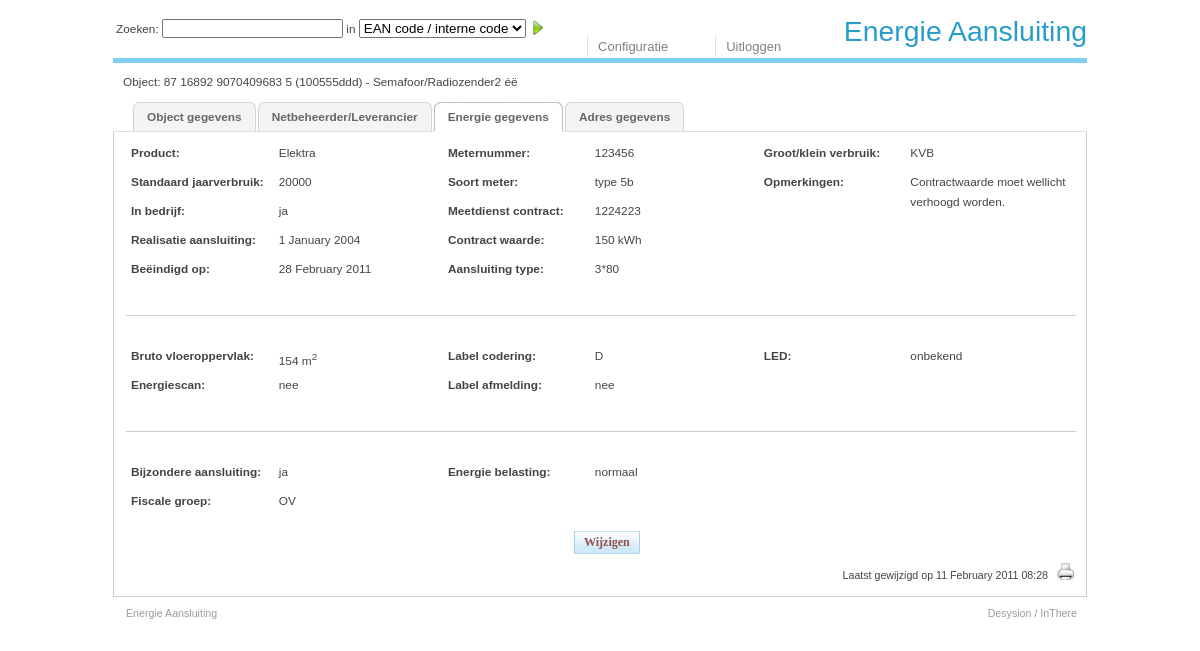
/energie.php?id=1 (signed in), run on the app's committed database.
### tables this page shows
CREATE TABLE `objecten_energie` (
  `ObjectID` int(11) NOT NULL,
  `ProductID` int(11) NOT NULL,
  `StandaardJaarVerbruik` int(11) NOT NULL,
  `MeterNummer` int(11) NOT NULL,
  `MeterSoort` char(30) NOT NULL,
  `MeetdienstContractNummer` char(30) NOT NULL,
  `GrootKleinVerbruik` enum('KVB','GVB') NOT NULL,
  `AansluitingType` char(8) NOT NULL COMMENT 'elaktra: 1*35, 3*35,3*50,3*63,3*80, water/gas: 4, 6, 10, 16, 25, 40',
  `ContractWaarde` int(11) NOT NULL COMMENT 'kWh of m3',
  `InBedrijf` enum('ja','nee','onbekend') NOT NULL,
  `RealisatieDatumStart` date default NULL,
  `RealisatieDatumEinde` date default NULL,
  `BrutoVloerOppervlak` int(11) NOT NULL,
  `EnergieScan` enum('ja','nee','onbekend') NOT NULL,
  `EnergieLabel` enum('A','B','C','D','E','F','G','onbekend') NOT NULL,
  `EnergieLabelAfmelding` enum('ja','nee','onbekend') NOT NULL,
  `LED` enum('ja','nee','onbekend') NOT NULL,
  `BijzondereAansluiting` enum('ja','nee','onbekend') NOT NULL,
  `FiscaalGroepID` int(11) NOT NULL,
  `EnergieBelasting` enum('groep','normaal','onbekend') NOT NULL,
  `EnergieOpmerkingen` text NOT NULL,
  `GewijzigdDoor` int(11) NOT NULL COMMENT 'A userid',
  `GewijzigdOp` timestamp NOT NULL default CURRENT_TIMESTAMP,
  PRIMARY KEY  (`ObjectID`)
);

CREATE TABLE `producten` (
  `ProductID` int(11) NOT NULL auto_increment,
  `ProductNaam` char(30) NOT NULL,
  `ProductEenheid` char(10) NOT NULL,
  PRIMARY KEY  (`ProductID`)
);

CREATE TABLE `fiscale_groepen` (
  `FiscaalGroepID` int(11) NOT NULL auto_increment,
  `FiscaalGroupType` tinytext NOT NULL,
  `GewijzigdDoor` int(11) NOT NULL COMMENT 'A userid',
  `GewijzigdOp` timestamp NOT NULL default CURRENT_TIMESTAMP,
  PRIMARY KEY  (`FiscaalGroepID`)
);

### lib/config.inc.php (called while the page is built, shortened)
<?php
$cfg['enable_reg'] = true;
$cfg['disable_login'] = false;
$cfg['public_login'] = false;
$cfg['enable_debug'] = true;
$cfg['title'] = 'Energie Aansluiting';
$cfg['config_page'] = 'configuratie.php';
$cfg['logout_page'] = 'logout.php';
$cfg['index_page'] = 'index.php';
$cfg['login_page'] = 'login.php';
$cfg['about_page'] = 'about.php';
$cfg['register_page'] = 'register.php';
$cfg['object_page'] = 'object.php';
$cfg['netbeheer_page'] = 'netbeheer.php';
$cfg['energie_page'] = 'energie.php';
$cfg['adres_page'] = 'adres.php';
$cfg['format']['strf_time_updated'] = "%e %B %G %H:%M";
$cfg['format']['strf_time_default'] = "%e %B %G %H:%M";
$cfg['format']['strf_time_list'] = "%d %b %G %H:%M";
$cfg['format']['strf_time_date_full'] = "%e %B %G";
$cfg['form']['text_input']['max_length'] = 50;
$cfg['form']['text_input']['size'] = 25;
$cfg['form']['text_area']['cols'] = 22;
$cfg['form']['text_area']['rows'] = 2;
$cfg['values']['eigenaar']['eigen'] = 'eigen';
$cfg['values']['eigenaar']['derde'] = 'derde';
$cfg['values']['eigenaar']['huur'] = 'huur';
$cfg['values']['eigenaar']['onbekend'] = 'onbekend';
$cfg['values']['stroomtype']['groen'] = 'groen';
$cfg['values']['stroomtype']['grijs'] = 'grijs';
$cfg['values']['stroomtype']['onbekend'] = 'onbekend';
$cfg['values']['grootkleinverbruik']['KVB'] = 'KVB';
$cfg['values']['grootkleinverbruik']['GVB'] = 'GVB';
$cfg['values']['inbedrijf']['ja'] = 'ja';
$cfg['values']['inbedrijf']['nee'] = 'nee';
$cfg['values']['inbedrijf']['onbekend'] = 'onbekend';
$cfg['values']['energiescan']['ja'] = 'ja';
$cfg['values']['energiescan']['nee'] = 'nee';
$cfg['values']['energiescan']['onbekend'] = 'onbekend';
$cfg['values']['energielabel']['A'] = 'A';
$cfg['values']['energielabel']['B'] = 'B';
$cfg['values']['energielabel']['C'] = 'C';
$cfg['values']['energielabel']['D'] = 'D';
$cfg['values']['energielabel']['E'] = 'E';
$cfg['values']['energielabel']['F'] = 'F';
$cfg['values']['energielabel']['G'] = 'G';
$cfg['values']['energielabel']['onbekend'] = 'onbekend';
$cfg['values']['LED']['ja'] = 'ja';
$cfg['values']['LED']['nee'] = 'nee';
$cfg['values']['LED']['onbekend'] = 'onbekend';
$cfg['values']['energielabelafmelding']['ja'] = 'ja';
$cfg['values']['energielabelafmelding']['nee'] = 'nee';
$cfg['values']['energielabelafmelding']['onbekend'] = 'onbekend';
$cfg['values']['bijzondereaansluiting']['ja'] = 'ja';
$cfg['values']['bijzondereaansluiting']['nee'] = 'nee';
$cfg['values']['bijzondereaansluiting']['onbekend'] = 'onbekend';
$cfg['values']['energiebelasting']['groep'] = 'groep';
$cfg['values']['energiebelasting']['normaal'] = 'normaal';
$cfg['values']['energiebelasting']['onbekend'] = 'onbekend';
$cfg['values']['factuurmoment']['maandelijks'] = 'maandelijks';
$cfg['values']['factuurmoment']['januari'] = 'januari';
?>

### lib/functions.inc.php (called while the page is built, shortened)
<?php
function get_search_fields() {
	if (isset($_GET['s']))  $_search['str'] = $_GET['s'];
	elseif (isset($_POST['s']))  $_search['str'] = $_POST['s'];
	else $_search['str'] = false;
	if (isset($_GET['o'])) $_search['opt'] = $_GET['o'];
	elseif (isset($_POST['o'])) $_search['opt'] = $_POST['o'];
  else $_search['opt']  = false;
  return $_search;
}
?>

### energie.php (the view, shortened to what this page needs)
<?php
if (isset($_GET['id'])) $_objectid = $_GET['id'];
else fatal_error("Er is geen object gespecificeerd.");
$_search = get_search_fields();
$dao_obj = new ObjectenEnergieDAO();
$vo = $dao_obj->findByPK($_objectid);
$_updatetime = $vo->GewijzigdOp;
$_n = 8;
$table =  n($_n+0) . "<table id=\"table_main\">\n";
$table .= n($_n+2) . "<tr>\n";
$table .= n($_n+4) . "<td class=\"td_main_title_wide\">Product:</td>\n";
$table .= n($_n+4) . "<td class=\"td_main_wide\">". $vo->ProductNaam . "</td>\n";
$table .= n($_n+4) . "<td class=\"td_spacer\"></td>\n";
$table .= n($_n+4) . "<td class=\"td_main_title_wide\">Meternummer:</td>\n";
$table .= n($_n+4) . "<td class=\"td_main_wide\">". $vo->MeterNummer . "</td>\n";
$table .= n($_n+4) . "<td class=\"td_main_spacer\"></td>\n";
$table .= n($_n+4) . "<td class=\"td_main_title_wide\">Groot/klein verbruik:</td>\n";
$table .= n($_n+4) . "<td class=\"td_main_wide\">". $vo->GrootKleinVerbruik . "</td>\n";
$table .= n($_n+2) . "</tr>\n";
$table .= n($_n+2) . "<tr>\n";
$table .= n($_n+4) . "<td class=\"td_main_title_wide\">Standaard jaarverbruik:</td>\n";
$table .= n($_n+4) . "<td class=\"td_main_wide\">". $vo->StandaardJaarVerbruik . "</td>\n";
$table .= n($_n+4) . "<td class=\"td_main_spacer\"></td>\n";
$table .= n($_n+4) . "<td class=\"td_main_title_wide\">Soort meter:</td>\n";
$table .= n($_n+4) . "<td class=\"td_main_wide\">". $vo->MeterSoort . "</td>\n";
$table .= n($_n+4) . "<td class=\"td_spacer\"></td>\n";
$table .= n($_n+4) . "<td class=\"td_main_title_wide\" rowspan=\"4\">Opmerkingen:</td>\n";
$table .= n($_n+4) . "<td class=\"td_main_wide\" rowspan=\"4\">" . $vo->EnergieOpmerkingen . "</td>\n";
$table .= n($_n+2) . "</tr>\n";
$table .= n($_n+2) . "<tr>\n";
$table .= n($_n+4) . "<td class=\"td_main_title_wide\">In bedrijf:</td>\n";
$table .= n($_n+4) . "<td class=\"td_main_wide\">". $vo->InBedrijf . "</td>\n";
$table .= n($_n+4) . "<td class=\"td_spacer\"></td>\n";
$table .= n($_n+4) . "<td class=\"td_main_title_wide\">Meetdienst contract:</td>\n";
$table .= n($_n+4) . "<td class=\"td_main_wide\">". $vo->MeetdienstContractNummer . "</td>\n";
$table .= n($_n+4) . "<td class=\"td_main_spacer\"></td>\n";
$table .= n($_n+2) . "</tr>\n";
$table .= n($_n+2) . "<tr>\n";
$table .= n($_n+4) . "<td class=\"td_main_title_wide\">Realisatie aansluiting:</td>\n";
$table .= n($_n+4) . "<td class=\"td_main_wide\">". format_mysql_timestamp($vo->RealisatieDatumStart, $cfg['format']['strf_time_date_full']) . "</td>\n";
$table .= n($_n+4) . "<td class=\"td_spacer\"></td>\n";
$table .= n($_n+4) . "<td class=\"td_main_title_wide\">Contract waarde:</td>\n";
$table .= n($_n+4) . "<td class=\"td_main_wide\">". $vo->ContractWaarde . " " . $vo->ProductEenheid . "</td>\n";
$table .= n($_n+4) . "<td class=\"td_main_spacer\"></td>\n";
$table .= n($_n+2) . "</tr>\n";
$table .= n($_n+2) . "<tr>\n";
$table .= n($_n+4) . "<td class=\"td_main_title_wide\">Be&euml;indigd op:</td>\n";
$table .= n($_n+4) . "<td class=\"td_main_wide\">". format_mysql_timestamp($vo->RealisatieDatumEinde, $cfg['format']['strf_time_date_full']) . "</td>\n";
$table .= n($_n+4) . "<td class=\"td_spacer\"></td>\n";
$table .= n($_n+4) . "<td class=\"td_main_title_wide\">Aansluiting type:</td>\n";
$table .= n($_n+4) . "<td class=\"td_main_wide\">". $vo->AansluitingType . "</td>\n";
$table .= n($_n+4) . "<td class=\"td_main_spacer\"></td>\n";
$table .= n($_n+2) . "</tr>\n";
$table .= n($_n+2) . "<tr class=\"tr_small_empty_line \">\n";
$table .= n($_n+4) . "<td class=\"td_border_bottom\" colspan=\"8\"></td>\n";
$table .= n($_n+2) . "</tr>\n";
$table .= n($_n+2) . "<tr class=\"tr_small_empty_line \">\n";
$table .= n($_n+4) . "<td colspan=\"8\"></td>\n";
$table .= n($_n+2) . "</tr>\n";
$table .= n($_n+2) . "<tr>\n";
$table .= n($_n+4) . "<td class=\"td_main_title_wide\">Bruto vloeroppervlak:</td>\n";
$table .= n($_n+4) . "<td class=\"td_main_wide\">". $vo->BrutoVloerOppervlak . " m<sup>2</sup></td>\n";
$table .= n($_n+4) . "<td class=\"td_spacer\"></td>\n";
$table .= n($_n+4) . "<td class=\"td_main_title_wide\">Label codering:</td>\n";
$table .= n($_n+4) . "<td class=\"td_main_wide\">". $vo->EnergieLabel . "</td>\n";
$table .= n($_n+4) . "<td class=\"td_main_spacer\"></td>\n";
$table .= n($_n+4) . "<td class=\"td_main_title_wide\">LED:</td>\n";
$table .= n($_n+4) . "<td class=\"td_main_wide\">". $vo->LED . "</td>\n";
$table .= n($_n+2) . "</tr>\n";
$table .= n($_n+2) . "<tr>\n";
$table .= n($_n+4) . "<td class=\"td_main_title_wide\">Energiescan:</td>\n";
$table .= n($_n+4) . "<td class=\"td_main_wide\">". $vo->EnergieScan . "</td>\n";
$table .= n($_n+4) . "<td class=\"td_main_spacer\"></td>\n";
$table .= n($_n+4) . "<td class=\"td_main_title_wide\">Label afmelding:</td>\n";
$table .= n($_n+4) . "<td class=\"td_main_wide\">". $vo->EnergieLabelAfmelding . "</td>\n";
$table .= n($_n+4) . "<td class=\"td_spacer\"></td>\n";
$table .= n($_n+4) . "<td class=\"td_main_title_wide\"></td>\n";
$table .= n($_n+4) . "<td class=\"td_main_wide\"></td>\n";
$table .= n($_n+2) . "</tr>\n";
$table .= n($_n+2) . "<tr class=\"tr_small_empty_line \">\n";
$table .= n($_n+4) . "<td class=\"td_border_bottom\" colspan=\"8\"></td>\n";
$table .= n($_n+2) . "</tr>\n";
$table .= n($_n+2) . "<tr class=\"tr_small_empty_line \">\n";
$table .= n($_n+4) . "<td colspan=\"8\"></td>\n";
$table .= n($_n+2) . "</tr>\n";
$table .= n($_n+2) . "<tr>\n";
$table .= n($_n+4) . "<td class=\"td_main_title_wide\">Bijzondere aansluiting:</td>\n";
$table .= n($_n+4) . "<td class=\"td_main_wide\">". $vo->BijzondereAansluiting . "</td>\n";
$table .= n($_n+4) . "<td class=\"td_spacer\"></td>\n";
$table .= n($_n+4) . "<td class=\"td_main_title_wide\">Energie belasting:</td>\n";
$table .= n($_n+4) . "<td class=\"td_main_wide\">". $vo->EnergieBelasting . "</td>\n";
$table .= n($_n+4) . "<td class=\"td_main_spacer\"></td>\n";
$table .= n($_n+4) . "<td class=\"td_main_title_wide\"></td>\n";
$table .= n($_n+4) . "<td class=\"td_main_wide\"></td>\n";
$table .= n($_n+2) . "</tr>\n";
$table .= n($_n+2) . "<tr>\n";
$table .= n($_n+4) . "<td class=\"td_main_title_wide\">Fiscale groep:</td>\n";
$table .= n($_n+4) . "<td class=\"td_main_wide\">". $vo->FiscaalGroupType . "</td>\n";
$table .= n($_n+4) . "<td class=\"td_main_spacer\"></td>\n";
$table .= n($_n+4) . "<td class=\"td_main_title_wide\"></td>\n";
$table .= n($_n+4) . "<td class=\"td_main_wide\"></td>\n";
$table .= n($_n+4) . "<td class=\"td_spacer\"></td>\n";
$table .= n($_n+4) . "<td class=\"td_main_title_wide\"></td>\n";
$table .= n($_n+4) . "<td class=\"td_main_wide\"></td>\n";
$table .= n($_n+2) . "</tr>\n";
$table .= n($_n+0) . "</table>\n";
echo $table;
echo edit_button($_objectid, "energie_edit.php", $_search);
if($_updatetime != "") html_updated($_updatetime, $_objectid);
?>

### css/main.css (style rules this page uses)
* { margin:0; padding:0; }
* body { font-size:.74em; font-family:Tahoma, Arial, Trebuchet MS, Tahoma, sans-serif; line-height:1.64em; background:#FFF; color:#444; }
td { vertical-align: top; }
#table_main { vertical-align: top; font-weight: none; width:1004px; width: 954px; }
#table_main tr, #register_table tr { height: 27px; }
.tr_small_empty_line { height: 15px; }
.td_border_bottom { border-bottom:1px solid #ccc; }
.td_main_title_wide, .td_main_title_wide_red { font-weight: bold; width: 150px; padding-left: 5px; padding-right: 5px; }
.td_main_wide { width: 180px; }
.td_main, .td_main_title, .td_main_wide, .td_main_title_wide { vertical-align: top; }

### data on the page
objecten_energie: ProductID.ProductNaam "Elektra", MeterNummer "123456", GrootKleinVerbruik "KVB", StandaardJaarVerbruik "20000", MeterSoort "type 5b", EnergieOpmerkingen "Contractwaarde moet wellicht verhoogd worden.", BijzondereAansluiting "ja", MeetdienstContractNummer "1224223", RealisatieDatumStart "1 January 2004", ContractWaarde "150", ProductID.ProductEenheid "kWh", RealisatieDatumEinde "28 February 2011", AansluitingType "3*80", BrutoVloerOppervlak "154", EnergieLabel "D", LED "onbekend", EnergieScan "nee", EnergieLabelAfmelding "nee", EnergieBelasting "normaal", FiscaalGroepID.FiscaalGroupType "OV"

### other printed values
$cfg['title'] "Energie Aansluiting"
$obj_ref "Object: 87 16892 9070409683 5 (100555ddd) - Semafoor/Radiozender2 éë"
$buf "Laatst gewijzigd op 11 February 2011 08:28"
